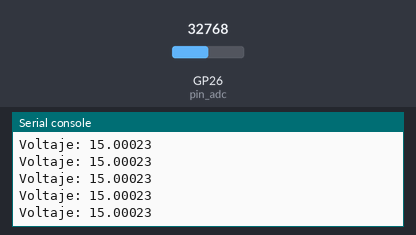
This program was run on a simulated Raspberry Pi Pico running MicroPython. On the bench: the last lines printed to the serial console. The test bench sets the inputs (shaded band); at power-on: GP26 (pin_adc) = 32768 (analog values on the 0–65535 scale). Files the program writes start out absent; the clock reads 2024-03-15 10:24:30 at power-on unless the program sets it.

Above: at 1.2 s.
1.3 s: GP26 (pin_adc) set to 45874
At 2.21 s:
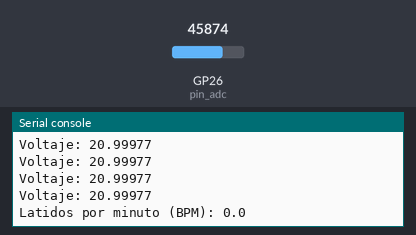
4.3 s: GP26 (pin_adc) set to 57670
At 4.3 s:
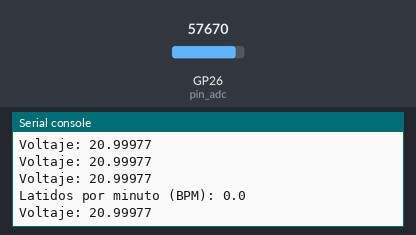
Timing chart, 0 to 7.3 s (numbered marks = the images above; inputs shaded):
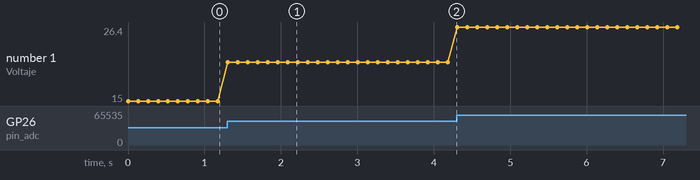

The program:

getAnalog.py
```python
import machine
import time

# Configuración del pin ADC (Ejemplo: Pin GP26)
pin_adc = machine.ADC(26)

# Definir los umbrales de voltaje para considerar un latido
umbral_superior = 1.2
umbral_inferior = 0.1

# Definir el intervalo de tiempo para calcular el BPM (en segundos)
intervalo_bpm = 2  # Calcular el BPM cada 5 segundos

# Variables para contar el número de latidos y el tiempo transcurrido
num_latidos = 0
ha_ocurrido_latido = False
tiempo_inicio_bpm = time.time()

# Abrir el archivo en modo escritura
with open('voltage_data.txt', 'w') as f:
    # Leer el primer valor analógico
    valor_analogico_previo = pin_adc.read_u16()  # Lee un valor de 16 bits

    while True:
        # Leer el valor analógico actual
        valor_analogico_actual = pin_adc.read_u16()  # Lee un valor de 16 bits

        # Convertir el valor analógico a voltaje (0 a 5V)
        voltaje_actual = (valor_analogico_actual / 65535.0) * 30

        # Imprimir el voltaje actual
        print("Voltaje:", voltaje_actual)

        # Guardar el voltaje actual en el archivo
        f.write("{:.2f}\n".format(voltaje_actual))
        f.flush()  # Asegura que los datos sean escritos en el archivo inmediatamente

        # Verificar si se ha superado el umbral superior
        if voltaje_actual > umbral_superior:
            ha_ocurrido_latido = True

        # Verificar si ha ocurrido un latido y se ha vuelto al umbral inferior
        if ha_ocurrido_latido and voltaje_actual <= umbral_inferior:
            num_latidos += 1
            ha_ocurrido_latido = False

        # Verificar si ha pasado el intervalo de tiempo para calcular el BPM
        tiempo_transcurrido_bpm = time.time() - tiempo_inicio_bpm
        if tiempo_transcurrido_bpm >= intervalo_bpm:
            # Calcular los latidos por minuto (BPM)
            bpm = (num_latidos / tiempo_transcurrido_bpm) * 60

            # Imprimir los latidos por minuto
            print("Latidos por minuto (BPM):", bpm)

            # Reiniciar el conteo de latidos y el tiempo para el próximo cálculo de BPM
            num_latidos = 0
            tiempo_inicio_bpm = time.time()

        # Agregar un retardo para controlar la frecuencia de muestreo
        time.sleep(0.13)  # Ajusta según sea necesario
```

Measured:
- after the input at 1.3 s, the serial console: prints a new line at once (image 1)
- plotted number 1: 15 → 21 after the input at 1.3 s, 21 → 26.4 after the input at 4.3 s
